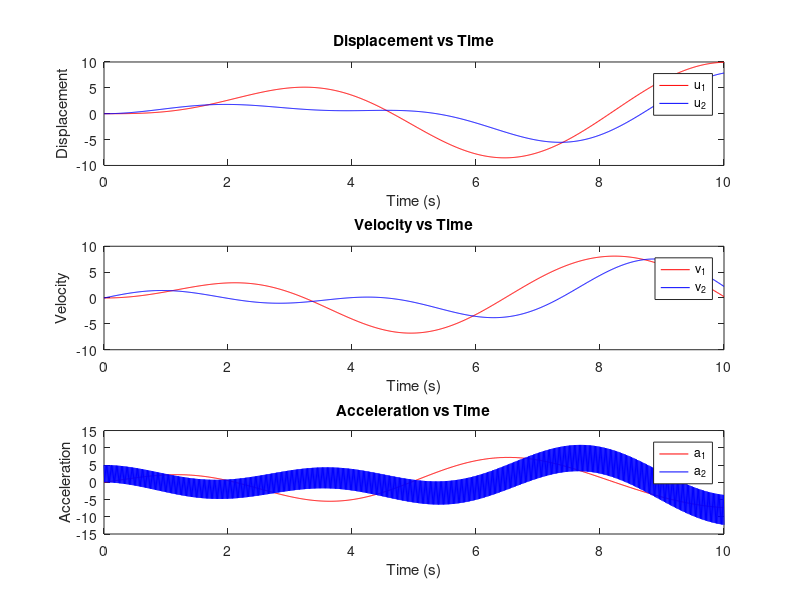

Write MATLAB code to recreate this figure.
% Newmark Method for FEM Transient Dynamics
clc;
clear;

% Input parameters
M = [2 0; 0 1];               % Mass matrix
C = [0.1 0; 0 0.1];           % Damping matrix
K = [4 -2; -2 4];             % Stiffness matrix
F = @(t) [10*sin(t); 5*cos(t)]; % Force vector as a function of time

% Newmark parameters
beta = 1/4;                   % Default for average acceleration method
gamma = 1/2;

% Time parameters
t_start = 0;
t_end = 10;
dt = 0.01;                    % Time step
n_steps = round((t_end - t_start) / dt);

% Initial conditions
u0 = [0; 0];                  % Initial displacement
v0 = [0; 0];                  % Initial velocity
a0 = M \ (F(t_start) - C*v0 - K*u0); % Initial acceleration

% Preallocate arrays
u = zeros(2, n_steps);        % Displacement matrix
v = zeros(2, n_steps);        % Velocity matrix
a = zeros(2, n_steps);        % Acceleration matrix
time = linspace(t_start, t_end, n_steps);

% Initial conditions
u(:, 1) = u0;
v(:, 1) = v0;
a(:, 1) = a0;

% Effective stiffness matrix
K_eff = M / (beta * dt^2) + gamma * C / (beta * dt) + K;

% Time integration loop
for i = 1:n_steps-1
    % Effective force vector
    t = time(i);
    F_eff = F(t) + M * ((1 / (beta * dt^2)) * u(:, i) + ...
             (1 / (beta * dt)) * v(:, i) + (1 / (2 * beta) - 1) * a(:, i)) + ...
             C * ((gamma / (beta * dt)) * u(:, i) + ...
             (gamma / beta - 1) * v(:, i) + dt * (gamma / (2 * beta) - 1) * a(:, i));
    
    % Solve for displacement
    u(:, i+1) = K_eff \ F_eff;
    
    % Update acceleration and velocity
    a(:, i+1) = (1 / (beta * dt^2)) * (u(:, i+1) - u(:, i)) - ...
                (1 / (beta * dt)) * v(:, i) - ...
                (1 / (2 * beta)) * a(:, i);
    v(:, i+1) = v(:, i) + dt * ((1 - gamma) * a(:, i) + gamma * a(:, i+1));
end

% Plot results
figure;
subplot(3,1,1);
plot(time, u(1,:), 'r', time, u(2,:), 'b');
xlabel('Time (s)');
ylabel('Displacement');
legend('u_1', 'u_2');
title('Displacement vs Time');

subplot(3,1,2);
plot(time, v(1,:), 'r', time, v(2,:), 'b');
xlabel('Time (s)');
ylabel('Velocity');
legend('v_1', 'v_2');
title('Velocity vs Time');

subplot(3,1,3);
plot(time, a(1,:), 'r', time, a(2,:), 'b');
xlabel('Time (s)');
ylabel('Acceleration');
legend('a_1', 'a_2');
title('Acceleration vs Time');
